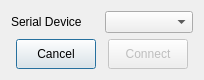
<?xml version="1.0" encoding="UTF-8"?>
<ui version="4.0">
 <class>SerialDialog</class>
 <widget class="QDialog" name="SerialDialog">
  <property name="geometry">
   <rect>
    <x>0</x>
    <y>0</y>
    <width>204</width>
    <height>78</height>
   </rect>
  </property>
  <property name="windowTitle">
   <string>Connect to Serial</string>
  </property>
  <property name="windowIcon">
   <iconset resource="resources.qrc">
    <normaloff>:/LIBRA-App_v2.ico</normaloff>:/LIBRA-App_v2.ico</iconset>
  </property>
  <layout class="QGridLayout" name="gridLayout">
   <item row="0" column="0">
    <widget class="QLabel" name="static_l_serial_name">
     <property name="text">
      <string>Serial Device</string>
     </property>
    </widget>
   </item>
   <item row="0" column="1">
    <widget class="QComboBox" name="cb_serial_name">
     <property name="enabled">
      <bool>true</bool>
     </property>
     <property name="sizeAdjustPolicy">
      <enum>QComboBox::AdjustToContents</enum>
     </property>
    </widget>
   </item>
   <item row="1" column="0" colspan="2">
    <layout class="QHBoxLayout" name="hl_decision">
     <item>
      <spacer name="hs_pb1">
       <property name="orientation">
        <enum>Qt::Horizontal</enum>
       </property>
       <property name="sizeHint" stdset="0">
        <size>
         <width>40</width>
         <height>20</height>
        </size>
       </property>
      </spacer>
     </item>
     <item>
      <widget class="QPushButton" name="pb_cancel">
       <property name="sizePolicy">
        <sizepolicy hsizetype="Fixed" vsizetype="Fixed">
         <horstretch>0</horstretch>
         <verstretch>0</verstretch>
        </sizepolicy>
       </property>
       <property name="minimumSize">
        <size>
         <width>80</width>
         <height>30</height>
        </size>
       </property>
       <property name="maximumSize">
        <size>
         <width>80</width>
         <height>30</height>
        </size>
       </property>
       <property name="text">
        <string>Cancel</string>
       </property>
       <property name="icon">
        <iconset theme="window-close"/>
       </property>
      </widget>
     </item>
     <item>
      <spacer name="hs_pb2">
       <property name="orientation">
        <enum>Qt::Horizontal</enum>
       </property>
       <property name="sizeHint" stdset="0">
        <size>
         <width>40</width>
         <height>20</height>
        </size>
       </property>
      </spacer>
     </item>
     <item>
      <widget class="QPushButton" name="pb_connect">
       <property name="enabled">
        <bool>false</bool>
       </property>
       <property name="sizePolicy">
        <sizepolicy hsizetype="Fixed" vsizetype="Fixed">
         <horstretch>0</horstretch>
         <verstretch>0</verstretch>
        </sizepolicy>
       </property>
       <property name="minimumSize">
        <size>
         <width>80</width>
         <height>30</height>
        </size>
       </property>
       <property name="maximumSize">
        <size>
         <width>80</width>
         <height>30</height>
        </size>
       </property>
       <property name="text">
        <string>Connect</string>
       </property>
       <property name="icon">
        <iconset theme="list-add"/>
       </property>
      </widget>
     </item>
     <item>
      <spacer name="hs_pb3">
       <property name="orientation">
        <enum>Qt::Horizontal</enum>
       </property>
       <property name="sizeHint" stdset="0">
        <size>
         <width>40</width>
         <height>20</height>
        </size>
       </property>
      </spacer>
     </item>
    </layout>
   </item>
  </layout>
 </widget>
 <resources>
  <include location="resources.qrc"/>
 </resources>
 <connections/>
</ui>
